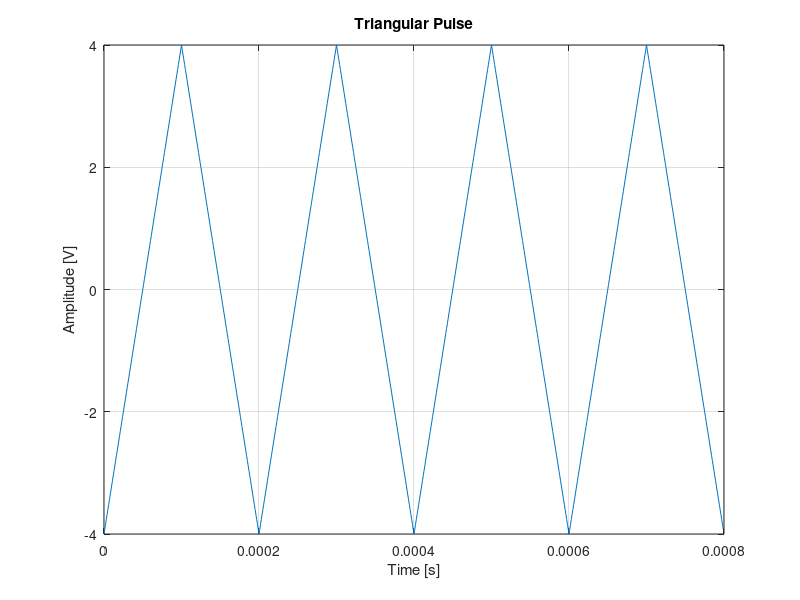
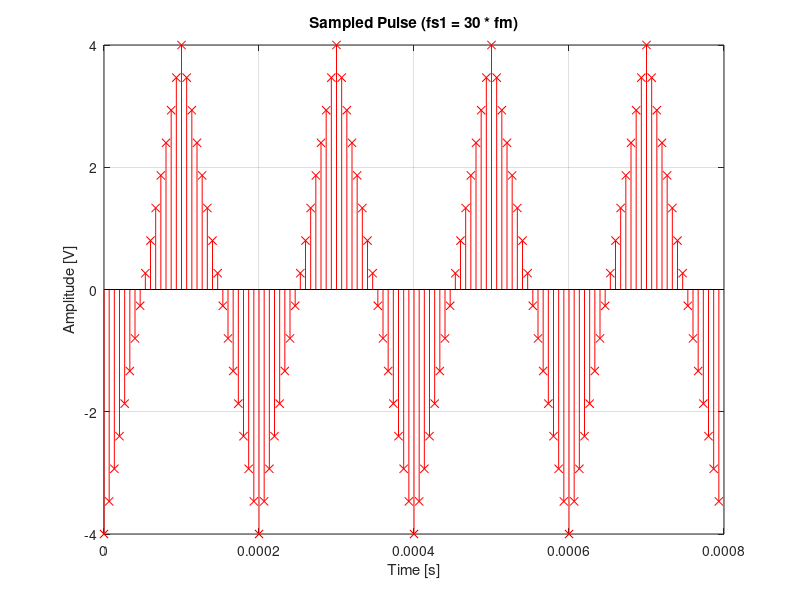
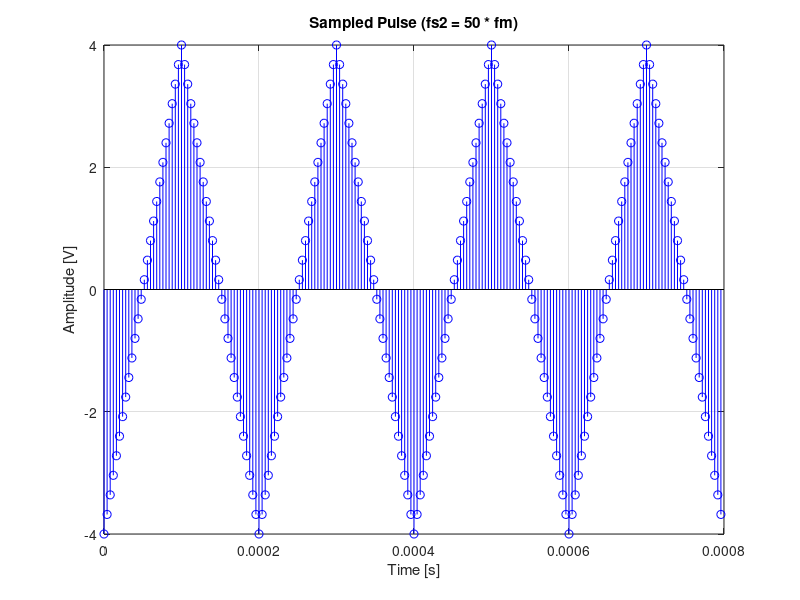
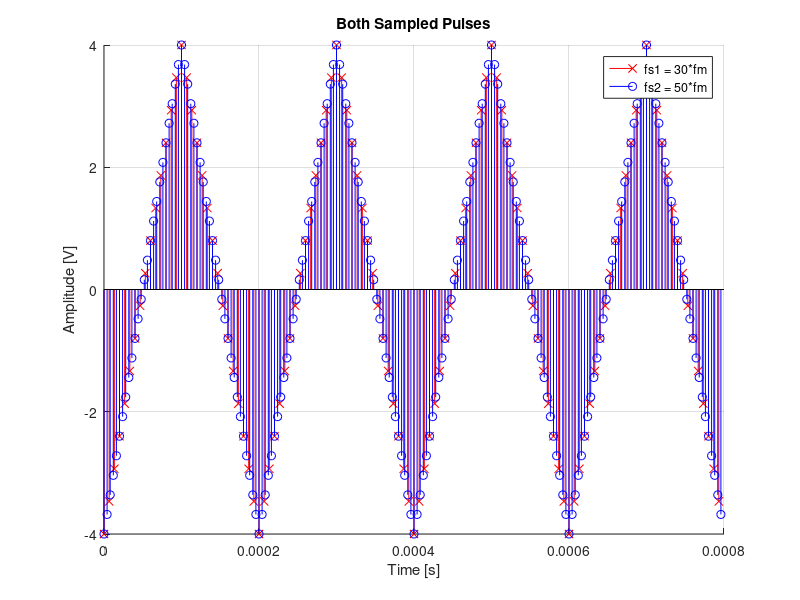

Write the MATLAB code that produced these figures, in order. (Note: this script raises an error after producing the figures.)
% PANAGIOTIS GIADIKIAROGLOU
% AM 03119185 -> 1 + 8 + 5 = 14 -> 1 + 4 = 5
% -------------------------------------------------------------------------
% MICHAELANGELO VELALOPOULOS
% AM 03119908 -> 9 + 0 + 8 = 17 -> 1 + 7 = 8

% Group 81

%--------------------------------------------------------------------------

% Code with Panagiotis Giadikiaroglou parameters


% 1o Erwthma

A = 4;
fm = 5000;
T = 4*(1/fm);
fs = 1000000;
t = 0:1/fs:T-1/fs;
x = A * (sawtooth(2*pi*fm*t, 1/2));
figure (1)
plot(t,x)
grid on
title('Triangular Pulse')
xlabel('Time [s]')
ylabel('Amplitude [V]')

% 1.a.i
fs1 = 30 * fm;
dt1 = 1 / fs1;
t1 = 0 : dt1 : T-1/fs;
x1 = A * (sawtooth(2*pi*fm*t1, 1/2));
figure (2)
stem(t1, x1, 'rx-')
grid on 
title('Sampled Pulse (fs1 = 30 * fm)')
xlabel('Time [s]')
ylabel('Amplitude [V]')

% 1.a.ii
fs2 = 50 * fm;
dt2 = 1 / fs2;
t2 = 0 : dt2 : T-1/fs;
x2 = A * (sawtooth(2*pi*fm*t2, 1/2));
figure (3)
stem(t2, x2, 'bo-')
grid on 
title('Sampled Pulse (fs2 = 50 * fm)')
xlabel('Time [s]')
ylabel('Amplitude [V]')

% 1.a.iii Ypoerwthma
figure (4)
hold on
stem(t1, x1, 'rx-')
stem(t2, x2, 'bo-')
title('Both Sampled Pulses')
xlabel('Time [s]')
ylabel('Amplitude [V]')
legend('fs1 = 30*fm','fs2 = 50*fm');
grid on
hold off


% 1.b
% DFT of the triangular pulse 
Y = fft(x);
N = length(Y);
f_y = 0:fs/N:fs/2-fs/N;
figure (5)
plot(f_y, abs(Y(1:N/2)));
grid on
title('Phase spectrum of the triangular pulse')
xlabel('Frequency (Hz)')
ylabel('Amplitude')
xlim([0 200000])


fs_b = 4 * fm;
dt = 1 / fs_b;
t_b = 0 : dt : T-1/fs;
x_b = A * (sawtooth(2*pi*fm*t_b, 1/2));
figure (6)
stem(t_b, x_b, 'bo-')
grid on 
title('Sampled Pulse (fs = 4 * fm)')
xlabel('Time [s]')
ylabel('Amplitude [V]')


% 1.c
z = sin(2*pi*fm*t);
figure (7)
plot(t, z);
grid on
title('z(t) = sin(2πfmt)')
xlabel('Time [s]')
ylabel('Amplitude [V]')

% 1.c.i
% 1.c.i.a
z1 = sin(2*pi*fm*t1);
figure (8)
stem(t1, z1, 'rx-')
grid on 
title('Sampled z Signal (fs1 = 30 * fm)')
xlabel('Time [s]')
ylabel('Amplitude [V]')

z2 = sin(2*pi*fm*t2);
figure (9)
stem(t2, z2, 'bo-')
grid on 
title('Sampled z Signal (fs2 = 50 * fm)')
xlabel('Time [s]')
ylabel('Amplitude [V]')

figure (10)
hold on
stem(t1, z1, 'rx-')
stem(t2, z2, 'bo-')
title('Both Sampled z Signals')
xlabel('Time [s]')
ylabel('Amplitude [V]')
legend('fs1 = 30*fm','fs2 = 50*fm');
grid on
hold off

% 1.c.i.b
z_b = sin(2*pi*fm*t_b);
figure (11)
stem(t_b, z_b, 'bo-')
grid on 
title('Sampled z Signal (fs = 4 * fm)')
xlabel('Time [s]')
ylabel('Amplitude [V]')

% 1.c.ii
fm_total = gcd(fm, fm+1000);
T_1 = (1/fm_total);
t_1 = 0:1/fs:T_1-1/fs;
q = sin(2*pi*fm*t_1) + sin(2*pi*(fm + 1000)*t_1);
figure (12)
plot(t_1, q)
grid on
title('q(t) = z(t) + sin(2π(fm+1000)t)')
xlabel('Time [s]')
ylabel('Amplitude [V]')

% 1.c.ii.a
t1_c = 0 : dt1 : T_1-1/fs;
q1 = sin(2*pi*fm*t1_c) + sin(2*pi*(fm + 1000)*t1_c);
figure (13)
stem(t1_c, q1, 'rx-')
grid on 
title('Sampled q Signal (fs1 = 30 * fm)')
xlabel('Time [s]')
ylabel('Amplitude [V]')

t2_c = 0 : dt2 : T_1-1/fs;
q2 = sin(2*pi*fm*t2_c) + sin(2*pi*(fm + 1000)*t2_c);
figure (14)
stem(t2_c, q2, 'bo-')
grid on 
title('Sampled q Signal (fs2 = 50 * fm)')
xlabel('Time [s]')
ylabel('Amplitude [V]')

figure (15)
hold on
stem(t1_c, q1, 'rx-')
stem(t2_c, q2, 'bo-')
title('Both Sampled q Signals')
xlabel('Time [s]')
ylabel('Amplitude [V]')
legend('fs1 = 30*fm','fs2 = 50*fm');
grid on
hold off

% 1.c.ii.b
t_c_ii_b = 0 : dt : T_1-1/fs;
q_b = sin(2*pi*fm*t_c_ii_b) + sin(2*pi*(fm + 1000)*t_c_ii_b);
figure (16)
stem(t_c_ii_b, q_b, 'bo-')
grid on 
title('Sampled q Signal (fs = 4 * fm)')
xlabel('Time [s]')
ylabel('Amplitude [V]')


%--------------------------------------------------------------------------

% 2o Erwthma

Max_Value_Dec = 2^5; %levels
dec_sequence = (0:Max_Value_Dec-1);
gray_sequence = qammod(dec_sequence, Max_Value_Dec, 'gray');

[gray_sec,map_gray] = bin2gray(dec_sequence,'qam',Max_Value_Dec);
gray_code = dec2bin(gray_sec);


% 2.a
step_size = (max(x1) - min(x1))/Max_Value_Dec; %step size
index_2a = round((x1 - min(x1))/step_size) ; %index
quants = min(x1) + index_2a*step_size;
figure (17)
stem(t1,quants)
grid on
title('Quantized Signal with 5 bits')
xlabel('Time [s]')
ylabel('Gray Code')
yticks([-4 -3.75 -3.5 -3.25 -3 -2.75 -2.5 -2.25 -2 -1.75 -1.5 -1.25 -1 -0.75 -0.5 -0.25 0.25 0.5 0.75 1 1.25 1.5 1.75 2 2.25 2.5 2.75 3 3.25 3.5 3.75 4])
yticklabels(gray_code);
% ta 4 bits einai arketa gia na anaparastathei olo to sima upo
% deigmatolipsia kai etsi ta 5 bits den exoun kapoia diafora sta epipeda


% 2.b.i
error = x1 - quants;
error_first10 = error(1,1:10);
std_first10 = std(error_first10);
% Result = 0.068

% 2.b.ii
error_first20 = error(1,1:20);
std_first20 = std(error_first20);
% Result = 0.0749

% 2.b.iii
numerator = 3*2^(2*5);
f1 = max(x1(1:10))/rms(x1(1:10));
snr10 = 10*log10(numerator./(f1^2));
% snr10 = 43.7203
f2 = max(x1(1:20))/rms(x1(1:20));
snr20 = 10*log10(numerator./(f2^2));
% snr20 = 30.8463
f_x1 = max(x1)/rms(x1);
snr_x1 = 10*log10(numerator./(f_x1^2));
% snr_x1 = 30.1414


% 2.c
bit_stream = char(zeros(30,5));
for i = 1:30
    if quants(i) < 0
        index_gc = (quants(i) + 4) / 0.25 + 1;
        bit_stream(i,:) = gray_code(index_gc,:);
    else 
        index_gc = (quants(i) + 4) / 0.25;
        bit_stream(i,:) = gray_code(index_gc,:);
    end
end

x_axis_bit_stream = [];
y_axis_bit_stream = [];
index_bs = 1;
index_xy = 1;
for i = 1:30
    for j = 1:5
        x_axis_bit_stream(index_xy:index_xy+3) =  [2*(index_bs-1) 2*(index_bs-1+0.5) 2*(index_bs-1+0.5) 2*(index_bs)];
        if(bit_stream(i,j) == '0')
            y_axis_bit_stream(index_xy:index_xy+3) = [-5 -5 0 0];
            index_xy = index_xy + 4;
        else 
            y_axis_bit_stream(index_xy:index_xy+3) = [5 5 0 0];
            index_xy = index_xy + 4;
        end
        index_bs = index_bs + 1;
    end
end

figure (18)
plot(x_axis_bit_stream, y_axis_bit_stream), axis([0, 300, -6, 6]);
grid on
title('Polar RZ');
xlabel('Time [ms]')
ylabel('Amplitude [V]')


%--------------------------------------------------------------------------

% 3o Erwthma

random_bits = randi([0,1],[36,1]);

bits_length = length(random_bits);
Tb = 0.25;
fc = 2;
nb = 100;

random_bits_string = [];
for i = 1:bits_length
    if random_bits(i) == 1
        bit_signal = ones(1, nb);
    else 
        bit_signal = zeros(1, nb);
    end
    random_bits_string = [random_bits_string bit_signal];
end

t_random_bits = Tb/nb:Tb/nb:bits_length*Tb;
figure (19)
plot(t_random_bits, random_bits_string);
grid on
xlabel('Time [s]')
ylim([-0.2 1.2])
ylabel('Amplitude [V]')
title('Digital Signal of Random Bit String')  

% 3.a

% BPSK Modulation
t_bpsk = Tb/nb:Tb/nb:Tb;
mod_bpsk = [];
for i = 1:bits_length
    if random_bits(i) == 1
        bpsk_bits = cos(2*pi*fc*t_bpsk);
    else
        bpsk_bits = cos(2*pi*fc*t_bpsk + pi);
    end
    mod_bpsk = [mod_bpsk bpsk_bits];
end

figure (20)
plot(t_random_bits, mod_bpsk);
grid on
xlabel('Time [s]')
ylabel('Amplitude [V]')
title('BPSK Modulated Signal')

% QPSK Modulation
t_qpsk = Tb/nb:Tb/nb:2*Tb;
mod_qpsk = [];
for i = 1:2:bits_length-1
    if random_bits(i) == 0
        if random_bits(i+1) == 0
            qpsk_bits = cos(2*pi*fc*t_qpsk);
        else
            qpsk_bits = sin(2*pi*fc*t_qpsk);
        end
    else 
        if random_bits(i+1) == 0
            qpsk_bits = -cos(2*pi*fc*t_qpsk);            
        else
            qpsk_bits = -sin(2*pi*fc*t_qpsk);
        end
    end
    mod_qpsk = [mod_qpsk qpsk_bits];
end

figure (21)
plot(t_random_bits, mod_qpsk);
grid on
xlabel('Time [s]')
ylabel('Amplitude [V]')
title('QPSK Modulated Signal')

% 8PSK Modulation
t_8psk = Tb/nb:Tb/nb:3*Tb;
mod_8psk = [];
for i = 1:3:bits_length-2
    if random_bits(i) == 0
        if random_bits(i+1) == 0
            if random_bits(i+2) == 0
                bits_8psk = cos(2*pi*fc*t_8psk);
            else
                bits_8psk = cos(2*pi*fc*t_8psk + pi/4);
            end
        else
            if random_bits(i+2) == 0
                bits_8psk = cos(2*pi*fc*t_8psk + 3*pi/4);
            else   
                bits_8psk = cos(2*pi*fc*t_8psk + pi/2);
            end
        end
    else 
        if random_bits(i+1) == 0
            if random_bits(i+2) == 0
                bits_8psk = cos(2*pi*fc*t_8psk + 7*pi/4);
            else
                bits_8psk = cos(2*pi*fc*t_8psk + 3*pi/2);
            end
        else
            if random_bits(i+2) == 0
                bits_8psk = cos(2*pi*fc*t_8psk + pi);
            else
                bits_8psk = cos(2*pi*fc*t_8psk + 5*pi/4);
            end
        end
    end
    mod_8psk = [mod_8psk bits_8psk];
end

figure (22)
plot(t_random_bits, mod_8psk);
grid on
xlabel('Time [s]')
ylabel('Amplitude [V]')
title('8-PSK Modulated Signal')

% 3.b
A_3b = 5;
bpam_random_bits = 2*A_3b*(random_bits_string - 0.5);
figure (23)
plot(t_random_bits, bpam_random_bits);
grid on
xlabel('Time [s]')
ylabel('Amplitude [V]')
title('B-PAM Signal')
ylim([-6 6])

% 3.c
scatterplot(0.5*bpam_random_bits, 1, 0, 'y*');
grid on
title('B-Pam Constellation Diagram')

% 3.d
awgn_3d_5db = awgn(bpam_random_bits, 5);
figure (25)
plot(t_random_bits, awgn_3d_5db)
grid on
xlabel('Time [s]')
ylabel('Amplitude [V]')
title('AWGN for E_b/N_0 = 5dB')

awgn_3d_15db = awgn(bpam_random_bits, 15);
figure (26)
plot(t_random_bits, awgn_3d_15db)
grid on
xlabel('Time [s]')
ylabel('Amplitude [V]')
title('AWGN for E_b/N_0 = 15dB')

% 3.e
bpam_mod_3e = pammod(random_bits, 2);

awgn_bpam_mod_5dB = awgn(bpam_mod_3e, 5+3);
scatterplot((A_3b/2)*awgn_bpam_mod_5dB, 1, 0, 'y*');
grid on
title('B-PAM with E_b/N_0 = 5dB')

awgn_bpam_mod_15dB = awgn(bpam_mod_3e, 15+3);
scatterplot((A_3b/2)*awgn_bpam_mod_15dB, 1, 0, 'y*');
grid on
title('B-PAM with E_b/N_0 = 15dB')


% 3.st
bit_size = 2;
EbN0 = 0:1:15;
[BER] = berawgn(EbN0, 'pam', bit_size);

n_bits_3st = 1000000;
k_3st = log2(bit_size);
snr_dB = EbN0+3+log10(k_3st);
y_noisy = zeros(n_bits_3st,length(snr_dB));
z_snr = zeros(n_bits_3st,length(snr_dB));
errVec = zeros(3,length(EbN0));
errcalc = comm.ErrorRate;
random_bits_3st = randi([0,1],[1000000,1]);
y_random_bits_pam = pammod(random_bits_3st, bit_size);

for jj = 1:length(snr_dB)
    reset(errcalc)
    y_noisy(:,jj) = awgn(real(y_random_bits_pam), snr_dB(jj),'measured');
    z_snr(:,jj) = pamdemod(complex(y_noisy(:,jj)),bit_size);
    errVec(:,jj) = errcalc(random_bits_3st, z_snr(:,jj));
end

figure (29)
semilogy(EbN0, BER, 'r');
hold on
semilogy(EbN0,errVec(1,:),'b.');
grid on
legend('Theoretical BER', 'Experimental BER')
title('Theoretical-Experimental BER for B-PAM')
xlabel('E_b/N_0')
ylabel('Bit Error Rate')
hold off


%--------------------------------------------------------------------------

% 4o Erwthma

% 4.a
qpsk_4 = comm.QPSKModulator(BitInput=true);
qpsk_bits_4 = A_3b*qpsk_4(random_bits);
scatterplot(0.5*qpsk_bits_4, 1, 0, 'y*');
grid on
title('QPSK Modulated Signal')
text(0.5*A_3b/sqrt(2)-0.12, 0.5*A_3b/sqrt(2)-0.22, '00', 'Color', [1 1 1]);
text(-0.5*A_3b/sqrt(2)-0.12, 0.5*A_3b/sqrt(2)-0.22, '01', 'Color', [1 1 1]);
text(-0.5*A_3b/sqrt(2)-0.12, -0.5*A_3b/sqrt(2)+0.22, '11', 'Color', [1 1 1]);
text(0.5*A_3b/sqrt(2)-0.12, -0.5*A_3b/sqrt(2)+0.22, '10', 'Color', [1 1 1]);


% 4.b
awgn_4b_5db = awgn(qpsk_bits_4, 5);
scatterplot(0.5*awgn_4b_5db, 1, 0, 'y*');
grid on
title('QPSK with E_b/N_0 = 5dB')

awgn_4b_15db = awgn(qpsk_bits_4, 15);
scatterplot(0.5*awgn_4b_15db, 1, 0, 'y*');
grid on
title('QPSK with E_b/N_0 = 15dB')


% 4.c
bit_size_qpsk = 4;
EbN0 = 0:1:15;
[BER_4c] = berawgn(EbN0,'psk',bit_size_qpsk ,'diff');
figure(33)
semilogy(EbN0,BER_4c,'b')
grid on
title('Theoretical-Experimental BER for QPSK and BPSK')
xlabel('E_b/N_0')
ylabel('Bit Error Rate')

bit_size_bpsk = 2;
n_bits_bpsk = 1000000;
k_bits_bpsk = log2(bit_size_bpsk);
snr_random_bits_bpsk = EbN0+10*log10(k_bits_bpsk);
y_noisy_bpsk = zeros(n_bits_bpsk,length(snr_random_bits_bpsk));
z_snr_bpsk = zeros(n_bits_bpsk,length(snr_random_bits_bpsk));
errVec_bpsk = zeros(3,length(EbN0));

errcalc = comm.ErrorRate;

x_random_bits_bpsk = randi([0 1],1000000,1);
y_random_bits_bpsk = pskmod(x_random_bits_bpsk, bit_size_bpsk);
for jj = 1:length(snr_random_bits_bpsk)
    reset(errcalc)
    y_noisy_bpsk(:,jj) = awgn(y_random_bits_bpsk,snr_random_bits_bpsk(jj),'measured');
    z_snr_bpsk(:,jj) = pskdemod(complex(y_noisy_bpsk(:,jj)), bit_size_bpsk);
    errVec_bpsk(:,jj) = errcalc(x_random_bits_bpsk,z_snr_bpsk(:,jj));
end

hold on
semilogy(EbN0,errVec_bpsk(1,:),'g.');

n_bits_qpsk = 1000000;
k_bits_qpsk = log2(bit_size_qpsk);
snr_random_bits_qpsk = EbN0+10*log10(k_bits_qpsk);
y_noisy_qpsk = zeros(n_bits_qpsk,length(snr_random_bits_qpsk));
z_snr_qpsk = zeros(n_bits_qpsk,length(snr_random_bits_qpsk));
errVec_qpsk = zeros(3,length(EbN0));

errcalc = comm.ErrorRate;

x_random_bits_qpsk = randi([0 1],1000000,1);
y_random_bits_qpsk = pskmod(x_random_bits_qpsk, bit_size_qpsk);

for jj = 1:length(snr_random_bits_qpsk)
    reset(errcalc)
    y_noisy_qpsk(:,jj) = awgn(y_random_bits_qpsk,snr_random_bits_qpsk(jj),'measured');
    z_snr_qpsk(:,jj) = pskdemod(complex(y_noisy_qpsk(:,jj)), bit_size_qpsk);
    errVec_qpsk(:,jj) = errcalc(x_random_bits_qpsk,z_snr_qpsk(:,jj));
end

semilogy(EbN0,errVec_qpsk(1,:),'r.');
legend('Theoretical BER','BPSK Experimental BER','QPSK Experimental BER');
hold off


% 4.d.i
text_file = fopen('rice_odd.txt', 'r');
text_content = fscanf(text_file, '%c');
text_bits = dec2bin(text_content);

% 4.d.ii
text_bits_dec = bin2dec(text_bits);
text_bits_quant = 8;
text_levels = 2^text_bits_quant;
text_step_size = (max(text_bits_dec) - min(text_bits_dec))/text_levels;
text_index = round((text_bits_dec - min(text_bits_dec))/text_step_size);
quantized_text = min(text_bits_dec) + text_index*text_step_size;
figure (35);
n_text = 1:1:485;
stem(n_text, quantized_text, 'rx-');
grid on
xlabel('Characters')
ylabel('Decimal Representation of Ascii Code')
title('Quantized Text Signal')

% 4.d.iii
quantized_text_bits = dec2bin(round(quantized_text)) - '0';
quantized_bit_stream = reshape(quantized_text_bits.', [], 1);
quantized_bit_stream(end+1) = 0;

text_qpsk_mod = qpsk_4(quantized_bit_stream);
scatterplot(text_qpsk_mod, 1, 0, 'y*');
grid on
title('Text QPSK Constellation Diagram')

% 4.d.iv
awgn_text_qpsk_mod_5dB = awgn(text_qpsk_mod, 5);
awgn_text_qpsk_mod_15dB = awgn(text_qpsk_mod, 15);

% 4.d.v
text_qpsk_demod = comm.QPSKDemodulator(BitOutput=true); 
text_qpsk_demod_5dB = text_qpsk_demod(awgn_text_qpsk_mod_5dB);
text_qpsk_demod_15dB = text_qpsk_demod(awgn_text_qpsk_mod_15dB);
scatterplot(awgn_text_qpsk_mod_5dB);
grid on
title('Text QPSK with E_s/N_0 = 5dB')
scatterplot(awgn_text_qpsk_mod_15dB);
grid on
title('Text QPSK with E_s/N_0 = 15dB')

% 4.d.vi
[num_qpsk_demod_5dB, error_qpsk_demod_5dB] = symerr(quantized_bit_stream, text_qpsk_demod_5dB);
[num_qpsk_demod_15dB, error_qpsk_demod_15dB] = symerr(quantized_bit_stream, text_qpsk_demod_15dB);
ber_theoretical_5dB = qfunc(sqrt(10^(5/10)));
% ber_theoretical_5dB = 0.0377
ber_theoretical_15dB = qfunc(sqrt(10^(15/10)));
% ber_theoretical_15dB = 0

% 4.d.vii
text_demod_5dB  = char(bin2dec(reshape(char('0' + text_qpsk_demod_5dB(1:3395)),7,[]).'))';
text_demod_15dB  = char(bin2dec(reshape(char('0' + text_qpsk_demod_15dB(1:3395)),7,[]).'))';
text_5dB = fopen('text_5db_03119185.txt', 'w');
fprintf(text_5dB, '%c', text_demod_5dB);
text_15dB = fopen('text_15db_03119185.txt', 'w');
fprintf(text_15dB, '%c', text_demod_15dB);


%--------------------------------------------------------------------------

% 5o Erwthma

% 5.a
[sound_wave, fs_sound] = audioread('soundfile1_lab2.wav'); 
dt_sound = 1/fs_sound;
t_sound = 0:dt_sound:(length(sound_wave)*dt_sound)-dt_sound;
figure (39);
plot(t_sound, sound_wave);
grid on
xlabel('Time [s]')
ylabel('Amplitude')
title('Sound Signal')


% 5.b
sound_bits = 8;
sound_levels = 2^sound_bits;
sound_step_size = (max(sound_wave) - min(sound_wave))/sound_levels;
sound_index = round((sound_wave - min(sound_wave))/sound_step_size);
quantized_sound = min(sound_wave) + sound_index * sound_step_size;
figure (40);
stem(t_sound,quantized_sound, 'gx-');
grid on
xlabel('Time [s]')
ylabel('Amplitude')
title('Quantized Sound Signal at 8 bits')


% 5.c
quantized_sound_mult = quantized_sound * 1000;
quantized_sound_bits = dec2bin(quantized_sound_mult,16) - '0';
quantized_sound_bit_stream = reshape(quantized_sound_bits.',[],1);
qpsk_mod_5 = comm.QPSKModulator('BitInput', true);
sound_qpsk_mod = qpsk_mod_5(quantized_sound_bit_stream);
scatterplot(sound_qpsk_mod, 1, 0, 'y*');
grid on
title('Sound QPSK Constellation Diagram')


% 5.d
awgn_sound_qpsk_mod_4dB = awgn(sound_qpsk_mod, 4);
awgn_sound_qpsk_mod_14dB = awgn(sound_qpsk_mod, 14);


% 5.e
qpsk_demod_5 = comm.QPSKDemodulator('BitOutput',true); 
sound_qpsk_demod_4dB = qpsk_demod_5(awgn_sound_qpsk_mod_4dB);
sound_qpsk_demod_14dB = qpsk_demod_5(awgn_sound_qpsk_mod_14dB);
scatterplot(awgn_sound_qpsk_mod_4dB);
grid on
title('Sound QPSK with E_s/N_0 = 4dB')
scatterplot(awgn_sound_qpsk_mod_14dB);
grid on
title('Sound QPSK with E_s/N_0 = 14dB')


% 5.st
[num_qpsk_demod_4dB, error_qpsk_demod_4db] = symerr(quantized_sound_bit_stream, sound_qpsk_demod_4dB);
[num_qpsk_demod_14dB, error_qpsk_demod_14db] = symerr(quantized_sound_bit_stream, sound_qpsk_demod_14dB);
ber_theoretical_4dB = qfunc(sqrt(10^(4/10)));
% ber_theoretical_4dB = 0.0565
ber_theoretical_14dB = qfunc(sqrt(10^(14/10)));
% ber_theoretical_14dB = 0


% 5.z
sound_reshaped_14dB = char('0'+ (reshape(sound_qpsk_demod_14dB, 16, []).'));
sound_demod_dec_14dB = typecast(uint16(bin2dec(sound_reshaped_14dB)),'int16');
sound_demod_14dB = double(abs(sound_demod_dec_14dB))./1000 ;

sound_reshaped_4dB = char('0'+ (reshape(sound_qpsk_demod_4dB, 16, []).'));
sound_demod_dec_4dB = typecast(uint16(bin2dec(sound_reshaped_4dB)),'int16');
sound_demod_4dB = double(abs(sound_demod_dec_4dB))./1000 ;

sound_demod_14dB_norm = sound_demod_14dB / max(sound_demod_14dB);
audiowrite("sound_14dB_03119185.wav", sound_demod_14dB_norm , 44100)
sound_demod_4dB_norm = sound_demod_4dB / max(sound_demod_4dB);
audiowrite("sound_4dB_03119185.wav", sound_demod_4dB_norm, 44100)


